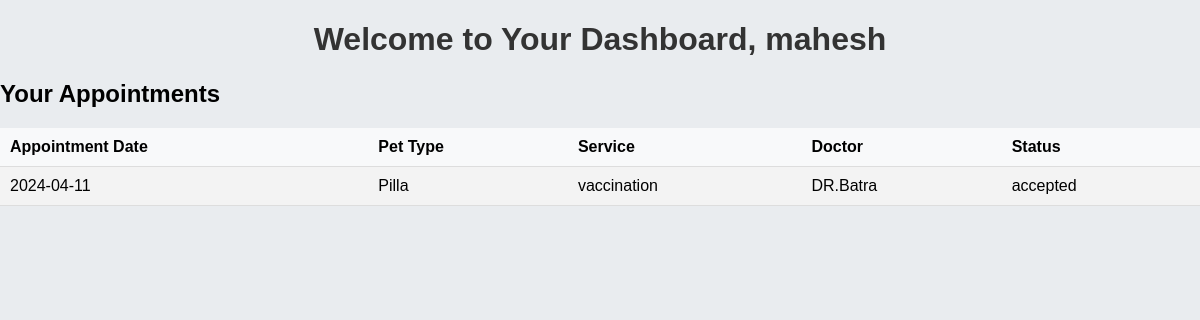
Screenshot of /us.php (signed in) with the database file from the repository.
### tables this page shows
CREATE TABLE `users` (
  `id` int(11) NOT NULL,
  `name` varchar(255) NOT NULL,
  `email` varchar(255) NOT NULL,
  `address` varchar(255) NOT NULL,
  `appointment_date` date NOT NULL,
  `pettype` varchar(255) NOT NULL,
  `problemdescription` text NOT NULL,
  `file_name` varchar(255) NOT NULL,
  `status` varchar(50) NOT NULL,
  `doctorname` varchar(255) DEFAULT NULL,
  `service` enum('vaccination','checkup','grooming','gentlecare','psychotherapy') NOT NULL,
  `appointment_time` datetime DEFAULT NULL
);

### us.php (the view, shortened to what this page needs)
<?php
require('db.php');
$username = $_SESSION['username'];
$query = "SELECT * FROM users WHERE name = '$username'";
$result = $con->query($query);
?>
<!DOCTYPE html>
<html>
<head>
</head>
<body>
    <h1>Welcome to Your Dashboard, <?php echo $username; ?></h1>
    <?php if ($result->num_rows > 0) : ?>
        <h2>Your Appointments</h2>
        <table>
            <tr>
                <th>Appointment Date</th>
                <th>Pet Type</th>
                <th>Service</th>
                <th>Doctor</th>
                <th>Status</th>
            </tr>
            <?php while ($row = $result->fetch_assoc()) : ?>
                <tr>
                    <td><?php echo $row['appointment_date']; ?></td>
                    <td><?php echo $row['pettype']; ?></td>
                    <td><?php echo $row['service']; ?></td>
                    <td><?php echo $row['doctorname']; ?></td>
                    <td><?php echo $row['status']; ?></td>
                </tr>
            <?php endwhile; ?>
        </table>
    <?php else : ?>
        <p>No appointments found.</p>
    <?php endif; ?>
</body>
</html>

### us.php (style rules this page uses)
body { font-family: Arial, sans-serif; background-color: #e9ecef; margin: 0; padding: 0; }
h1 { color: #333333; text-align: center; }
table { width: 100%; border-collapse: collapse; margin-top: 20px; }
th, td { padding: 10px; text-align: left; border-bottom: 1px solid #dddddd; }
th { background-color: #f8f9fa; }
tr:nth-child(even) { background-color: #f3f3f3; }

### rows the page displays
users: appointment_date "2024-04-11", pettype "Pilla", service "vaccination", doctorname "DR.Batra", status "accepted"

### other values shown
$username "mahesh"
